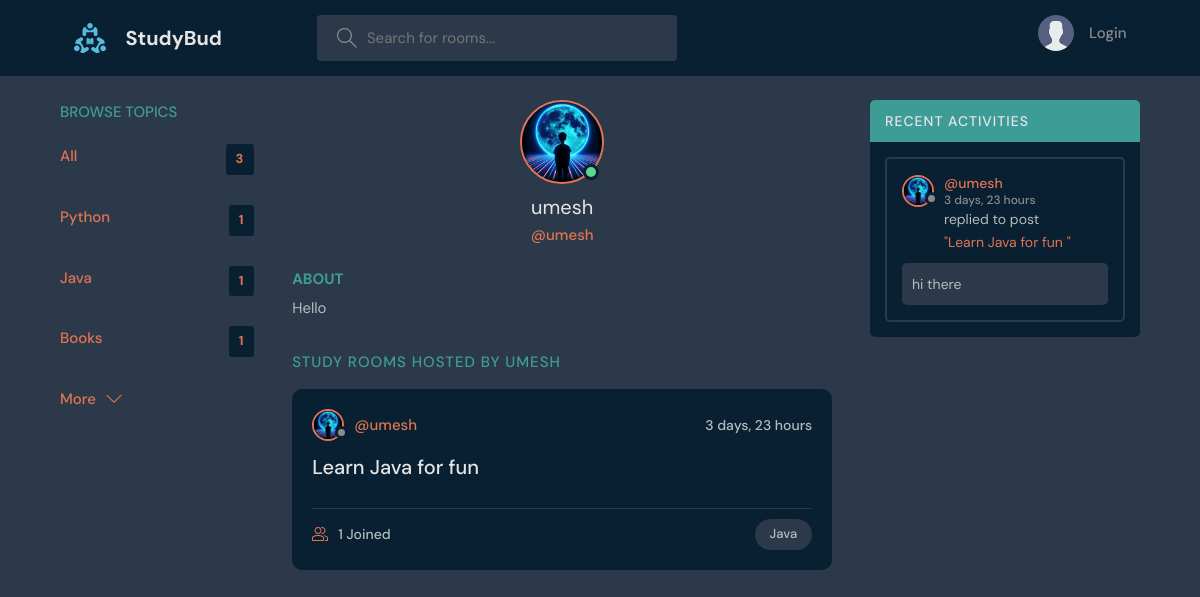
The page /profile/4/ on the database its author committed.
### base/models.py (models this page shows, shortened)
class Topic(models.Model):
    name = models.CharField(max_length=200)

class User(AbstractUser):
    name = models.CharField(max_length=200, null=True)
    email = models.EmailField( unique=True, null = True)
    bio = models.TextField( null=True)
    avatar = models.ImageField(null=True, default="avatar.svg")
    USERNAME_FIELD = 'email'
    REQUIRED_FIELDS = []

class Room(models.Model):
    host = models.ForeignKey(User, on_delete=models.SET_NULL, null=True)
    topic = models.ForeignKey(Topic, on_delete=models.SET_NULL, null=True)
    name = models.CharField(max_length=200)
    description = models.TextField(null=True, blank=True)
    participants = models.ManyToManyField(User, related_name='participants',blank=True)
    updated = models.DateTimeField(auto_now=True)
    created = models.DateTimeField(auto_now_add=True)
    class Meta:
        ordering = ['-updated', '-created']
    def __str__(self):
        return self.name

class Message(models.Model):
        user = models.ForeignKey(User, on_delete=models.CASCADE)
        room = models.ForeignKey(Room, on_delete=models.CASCADE)
        body = models.TextField()
        updated = models.DateTimeField(auto_now=True)
        created = models.DateTimeField(auto_now_add=True)
        class Meta:
            ordering = ['-updated', '-created']

### base/views.py (the view)
# urls.py: path('profile/<str:pk>/', views.userProfile , name="user-profile"),
def userProfile(request, pk):
    user = User.objects.get(id=pk)
    rooms = user.room_set.all()
    room_messages = user.message_set.all()
    topics = Topic.objects.all()
    context = {'user': user, 'rooms': rooms, 'room_messages': room_messages, 'topics': topics}
    return render(request,"base/profile.html", context)

### base/templates/base/profile.html (shortened to what this page needs)
{% extends "main.html" %} {% block content %}
<main class="profile-page layout layout--3">
  <div class="container">
    {% include "base/topics_component.html" %}
    <div class="roomList">
      <div class="profile">
        <div class="profile__avatar">
          <div class="avatar avatar--large active">
            <img src="{{user.avatar.url}}" />
          </div>
        </div>
        <div class="profile__info">
          <h3>{{user.username}}</h3>
          <p>@{{user.username}}</p>
        </div>
        <div class="profile__about">
          <h3>About</h3>
          <p>{{user.bio}}</p>
        </div>
      </div>
      <div class="roomList__header">
        <div>
          <h2>Study Rooms Hosted by {{user.username}}</h2>
        </div>
      </div>
      {% include "base/feed_component.html" %}
    </div>
    {% include "base/activity_component.html" %}
  </div>
</main>
{% endblock content %}

### base/templates/base/topics_component.html (shortened to what this page needs)
<div class="topics">
  <div class="topics__header">
    <h2>Browse Topics</h2>
  </div>
  <ul class="topics__list">
    <li>
      <a href="/" class="active">All <span>{{topics.count}}</span></a>
    </li>
    {% for topic in topics %}
    <li>
      <a href="{%url 'home' %}?q={{topic.name}}" class="active"
        >{{topic.name}}<span>{{topic.room_set.all.count}}</span></a
      >
    </li>
    {% endfor %}
  </ul>
  <a class="btn btn--link" href="{%url 'topics' %}">
    More
    <svg
      version="1.1"
      xmlns="http://www.w3.org/2000/svg"
      width="32"
      height="32"
      viewBox="0 0 32 32"
    >
      <title>chevron-down</title>
      <path d="M16 21l-13-13h-3l16 16 16-16h-3l-13 13z"></path>
    </svg>
  </a>
</div>

### base/templates/base/feed_component.html (shortened to what this page needs)
{% for room in rooms %}
<div class="roomListRoom">
  <div class="roomListRoom__header">
    <a href="{%url 'user-profile' room.host.id %}" class="roomListRoom__author">
      <div class="avatar avatar--small">
        <img src="{{room.host.avatar.url}}" />
      </div>
      <span>@{{room.host.username}}</span>
    </a>
    <div class="roomListRoom__actions">
      <span>{{room.created | timesince }}</span>
    </div>
  </div>
  <div class="roomListRoom__content">
    <a href="{%url 'room' room.id %}">{{room.name}}</a>
  </div>
  <div class="roomListRoom__meta">
    <a href="{%url 'room' room.id %}" class="roomListRoom__joined">
      {{room.participants.all.count}} Joined
    </a>
    <p class="roomListRoom__topic">{{room.topic.name}}</p>
  </div>
</div>
{% endfor %}

### base/templates/base/activity_component.html (shortened to what this page needs)
<div class="activities">
  <div class="activities__header">
    <h2>Recent Activities</h2>
  </div>
  {% for message in room_messages %}
  <div class="activities__box">
    <div class="activities__boxHeader roomListRoom__header">
      <a
        href="{%url 'user-profile' message.user.id %}"
        class="roomListRoom__author"
      >
        <div class="avatar avatar--small">
          <img src="{{message.user.avatar.url}}" />
        </div>
        <p>
          @{{message.user.username}}
          <span>{{message.created |timesince}}</span>
        </p>
      </a>
    </div>
    <div class="activities__boxContent">
      <p>
        replied to post
        <a href="{%url 'room' message.room.id %}">"{{message.room}}"</a>
      </p>
      <div class="activities__boxRoomContent">{{message.body}}</div>
    </div>
  </div>
  {% endfor %}
</div>

### rows shown on the page
Topic: name "Python", room_set.all.count "1"
Topic: name "Java", room_set.all.count "1"
Topic: name "Books", room_set.all.count "1"
User: avatar (picture), username "umesh", bio "Hello", username "UMESH"
Room: host.avatar (picture), host.username "umesh", created "3 days, 23 hours", name "Learn Java for fun", participants.all.count "1", topic.name "Java"
Message: user.avatar (picture), user.username "umesh", created "3 days, 23 hours", room "Learn Java for fun", body "hi there"

### other values the page prints
{{ topics.count }} "3"
